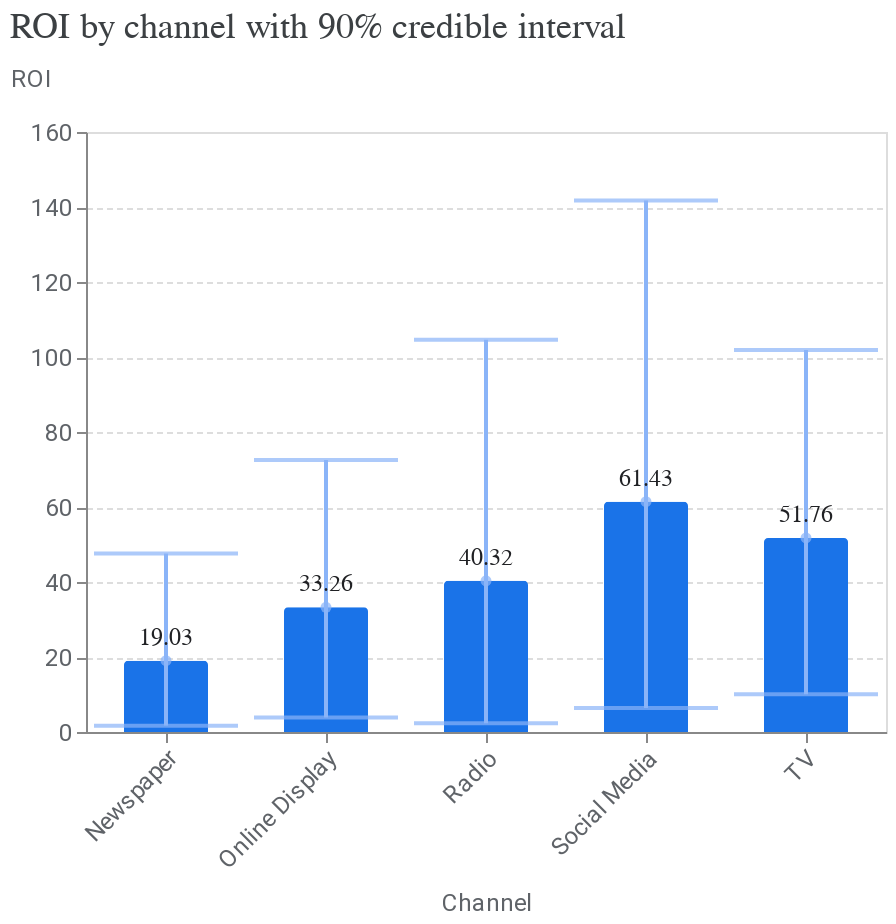

The notebook cell saved with this chart:
### Markdown cell above
# Spends vs Contributions

The spend versus contribution chart compares the spend and incremental revenue or KPI split between channels. The green bar highlights the return on investment (ROI) for each channel.

### Code cell
media_summary.plot_roi_bar_chart()

### Figure 1 — Vega-Lite specification as saved in the notebook (floating-point values rounded to 4 significant figures)
{"config": {"view": {"continuousWidth": 400, "continuousHeight": 300}, "axis": {"labelColor": "#5F6368", "labelFont": "Roboto", "labelFontSize": 12, "titleColor": "#5F6368", "titleFont": "Roboto", "titleFontSize": 12, "titleFontWeight": "normal", "titlePadding": 10}, "tick": {"bandSize": 10, "thickness": 2}}, "layer": [{"mark": {"type": "bar", "color": "#1A73E8", "cornerRadiusEnd": 2, "size": 42}, "encoding": {"x": {"axis": {"labelAngle": -45}, "field": "channel", "title": "Channel", "type": "nominal"}, "y": {"axis": {"gridDash": [3, 2], "titleAlign": "left", "titleAngle": 0, "titleY": -20}, "field": "roi", "title": "ROI", "type": "quantitative"}}, "width": {"step": 80}}, {"mark": {"type": "errorbar", "color": "#8AB4F8", "ticks": true}, "encoding": {"strokeWidth": {"value": 2}, "x": {"field": "channel", "type": "nominal"}, "y": {"field": "ci_hi", "title": "ROI", "type": "quantitative"}, "y2": {"field": "ci_lo"}}}, {"mark": {"type": "point", "color": "#8AB4F8", "filled": true, "tooltip": true}, "encoding": {"x": {"field": "channel", "type": "nominal"}, "y": {"field": "roi", "type": "quantitative"}}}, {"mark": {"type": "text", "align": "center", "baseline": "bottom", "color": "#202124", "dy": -5, "fontSize": 12}, "encoding": {"text": {"field": "roi", "format": ".2f", "type": "quantitative"}, "x": {"axis": {"labelAngle": -45}, "field": "channel", "title": "Channel", "type": "nominal"}, "y": {"axis": {"gridDash": [3, 2], "titleAlign": "left", "titleAngle": 0, "titleY": -20}, "field": "roi", "title": "ROI", "type": "quantitative"}}, "width": {"step": 80}}], "data": {"name": "data-557bd26f4af290cef6c5e581caafd982"}, "title": {"text": "ROI by channel with 90% credible interval", "anchor": "start", "color": "#3C4043", "font": "Google Sans Display", "fontSize": 18, "fontWeight": "normal", "offset": 10}, "$schema": "https://vega.github.io/schema/vega-lite/v4.17.0.json", "datasets": {"data-557bd26f4af290cef6c5e581caafd982": [{"channel": "Newspaper", "ci_hi": 47.59, "ci_lo": 1.697, "roi": 19.03}, {"channel": "Online Display", "ci_hi": 72.53, "ci_lo": 3.897, "roi": 33.26}, {"channel": "Radio", "ci_hi": 104.6, "ci_lo": 2.344, "roi": 40.32}, {"channel": "Social Media", "ci_hi": 141.7, "ci_lo": 6.393, "roi": 61.43}, {"channel": "TV", "ci_hi": 101.9, "ci_lo": 10.06, "roi": 51.76}]}}
